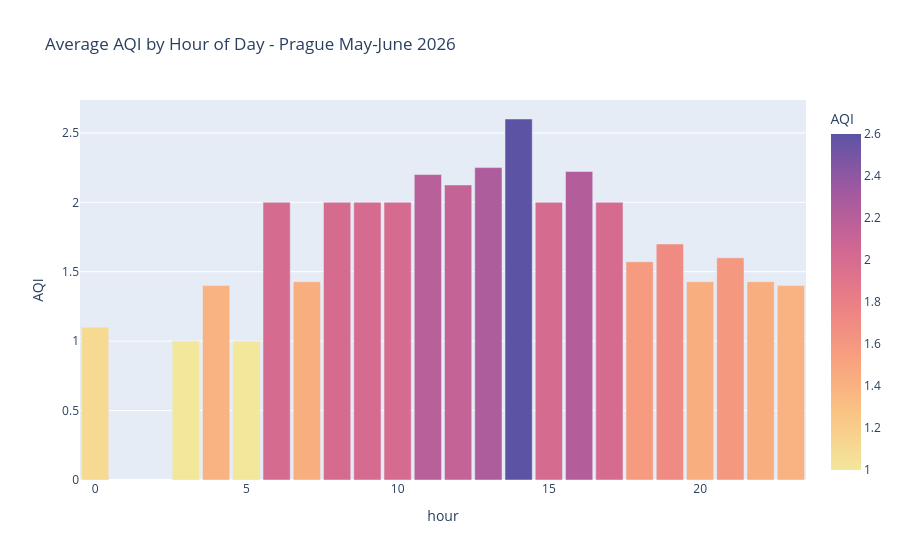

Notebook cell for this chart:
### Code cell
# bar chart
fig = px.bar(hourly_aqi, x='hour', y='aqi',
                color='aqi',
                color_continuous_scale='Sunset',
                title='Average AQI by Hour of Day - Prague May-June 2026',
                labels={'aqi': 'AQI', 'timestamp': 'Date', 'pm2_5': 'PM2.5'},
                category_orders={'hour': list(range(24))})

fig.update_layout(
    title='Average AQI by Hour of Day - Prague May-June 2026',
    bargap=0.1
)
fig.show()

### Figure 1 — Plotly figure (JSON) as saved in the notebook; plotly's stock layout.template omitted (floating-point values rounded to 4 significant figures)
{"data": [{"hovertemplate": "hour=%{x}<br>AQI=%{marker.color}<extra></extra>", "legendgroup": "", "marker": {"color": [1.1, 1.0, 1.4, 1.0, 2.0, 1.429, 2.0, 2.0, 2.0, 2.2, 2.125, 2.25, 2.6, 2.0, 2.222, 2.0, 1.571, 1.7, 1.429, 1.6, 1.429, 1.4], "coloraxis": "coloraxis", "pattern": {"shape": ""}}, "name": "", "orientation": "v", "showlegend": false, "textposition": "auto", "x": [0, 3, 4, 5, 6, 7, 8, 9, 10, 11, 12, 13, 14, 15, 16, 17, 18, 19, 20, 21, 22, 23], "xaxis": "x", "y": [1.1, 1.0, 1.4, 1.0, 2.0, 1.429, 2.0, 2.0, 2.0, 2.2, 2.125, 2.25, 2.6, 2.0, 2.222, 2.0, 1.571, 1.7, 1.429, 1.6, 1.429, 1.4], "yaxis": "y", "type": "bar"}], "layout": {"xaxis": {"anchor": "y", "domain": [0.0, 1.0], "title": {"text": "hour"}, "categoryorder": "array", "categoryarray": [0, 1, 2, 3, 4, 5, 6, 7, 8, 9, 10, 11, 12, 13, 14, 15, 16, 17, 18, 19, 20, 21, 22, 23]}, "yaxis": {"anchor": "x", "domain": [0.0, 1.0], "title": {"text": "AQI"}}, "coloraxis": {"colorbar": {"title": {"text": "AQI"}}, "colorscale": [[0.0, "rgb(243, 231, 155)"], [0.1667, "rgb(250, 196, 132)"], [0.3333, "rgb(248, 160, 126)"], [0.5, "rgb(235, 127, 134)"], [0.6667, "rgb(206, 102, 147)"], [0.8333, "rgb(160, 89, 160)"], [1.0, "rgb(92, 83, 165)"]], "autocolorscale": false}, "legend": {"tracegroupgap": 0}, "title": {"text": "Average AQI by Hour of Day - Prague May-June 2026"}, "barmode": "relative", "bargap": 0.1}}
